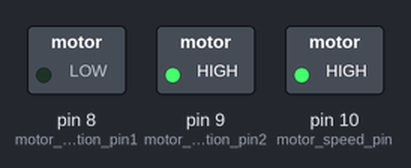
Recording of a sketch running on a simulated Arduino Uno, built with avr-gcc and run on an emulated ATmega328P. Parts: switched loads named in the sketch (green lamp = pin HIGH).

Above: at 0.1 s.
Timing chart, 0 to 1.6 s (numbered marks = the images above):
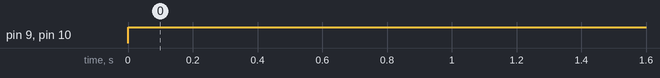

Measured:
- by itself, pin 9 (motor_direction_pin2), pin 10 (motor_speed_pin): LOW → HIGH at 0.00 s

The sketch:

DC_MOTOR_MOVEMENT_PROJECT_ARDUINO_CODE.ino
```cpp
/*
 Name:    DC_MOTOR_MOVEMENT_PROJECT
 Created: 15.09.2020 12:00:
 Author:  Huseyin Kaya
*/
#include <Arduino.h>

#define motor_direction_pin1 8
#define motor_direction_pin2 9
#define motor_speed_pin 10

void setup()
{
   pinMode(motor_direction_pin1, OUTPUT);
   pinMode(motor_direction_pin2, OUTPUT);
   pinMode(motor_speed_pin, OUTPUT);
}


void loop()
{
  // İF YOU WANT CHANGE THE SPEED WRITE A SMALL ISSUE IN PLACE OF '255'

  digitalWrite(motor_direction_pin1, LOW);
  digitalWrite(motor_direction_pin2, HIGH);
  analogWrite(motor_speed_pin , 255);

   //İF YOU WANT CHANGE DIRECTION OF ROTATION USE THİS CODE

  //digitalWrite(motor_direction_pin1, HIGH);
  //digitalWrite(motor_direction_pin2, LOW);
  //analogWrite(motor_speed_pin , 255);
}
```
